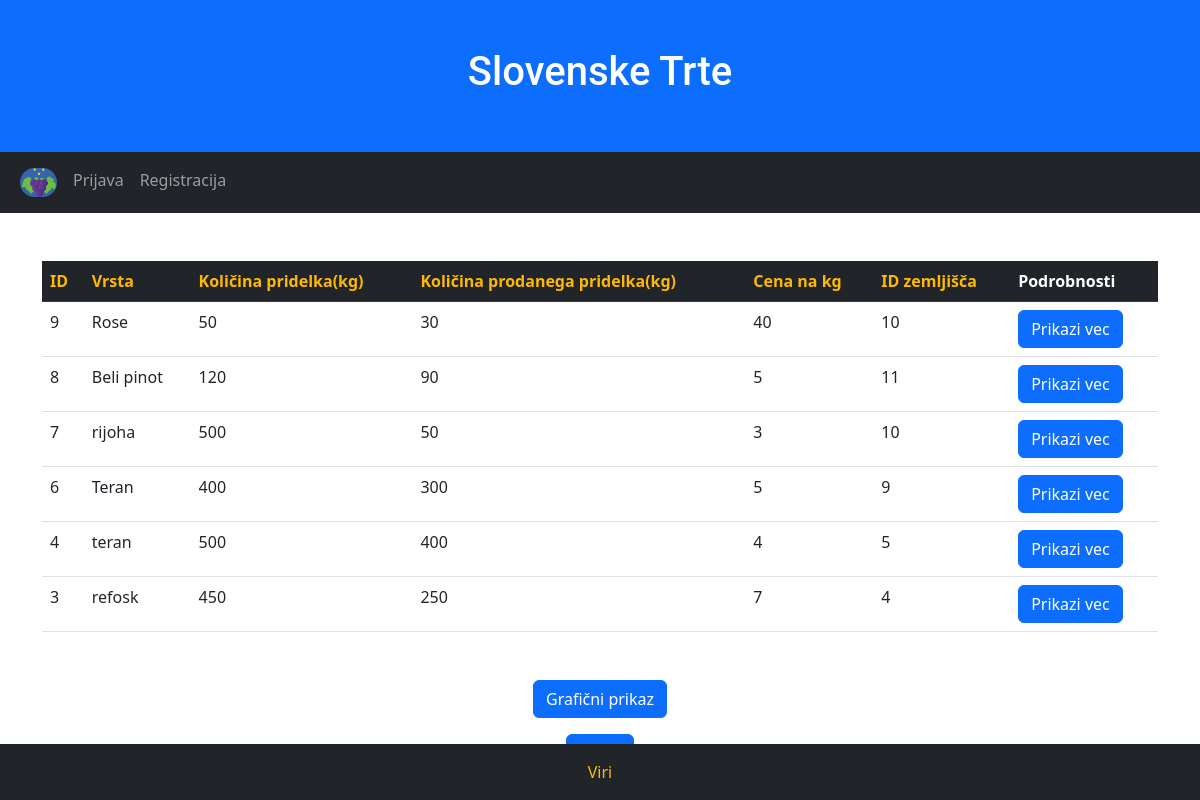
Screenshot of /pridelki.php with the database file from the repository.
### tables this page shows
CREATE TABLE `pridelek` (
  `ID` int(5) NOT NULL,
  `vrsta` varchar(35) NOT NULL,
  `kolicina_pridelka` int(10) NOT NULL,
  `kolicina_prodanega_pridelka` int(10) NOT NULL,
  `cena` int(10) NOT NULL,
  `zemljisce_ID` int(5) NOT NULL
);

### pridelki.php (the view, shortened to what this page needs)
<?php
$conn = mysqli_connect('localhost', 'id21675710_trte', 'Trte123&', 'id21675710_slovensketrte');
$stmt = mysqli_prepare($conn, "SELECT ID, vrsta, kolicina_pridelka, kolicina_prodanega_pridelka, cena, zemljisce_ID FROM pridelek");
mysqli_stmt_execute($stmt);
$result = mysqli_stmt_get_result($stmt);
$atribut = isset($_GET['atribut']) ? $_GET['atribut'] : 'ID';
$smer = isset($_GET['smer']) ? $_GET['smer'] : 'ASC';
$data = array();
while ($row = mysqli_fetch_assoc($result)) {
  $data[] = $row;
}
usort($data, 'cmp');
?>
<!DOCTYPE html>
<html lang="en">
<head>
  <link href="https://cdn.jsdelivr.net/npm/bootstrap@5.2.3/dist/css/bootstrap.min.css" rel="stylesheet">
  <link href="style.css" rel="stylesheet">
</head>
<body>
<div class="container-fluid p-5 bg-primary text-white text-center">
  <h1>Slovenske Trte</h1>
</div>
<nav class="navbar navbar-expand-sm bg-dark navbar-dark">
  <div class="container-fluid">
    <ul class="navbar-nav" id = "nav-items">
      <li class="nav-item">
        <a class="nav-link active" href="index.php">
        <img src="Slike/logo.png" alt="Avatar Logo" style="width:37px;" class="rounded-pill">
        </a>
      </li>
      <?php if(isset($_SESSION['vinogradnik_ID'])): ?>
        <li class="nav-item">
          <a class="nav-link" href="odjava.php">Odjava</a>
        </li>
        <?php else: ?>
        <li class="nav-item">
          <a class="nav-link" href="prijava.php">Prijava</a>
        </li>
        <li class="nav-item">
          <a class="nav-link" href="registracija.php">Registracija</a>
        </li>
      <?php endif; ?>
    </ul>
  </div>
</nav>
<div class="container mt-5">
  <table class="table">
    <thead class="table-dark">
      <tr>
        <th><a href="?atribut=ID&smer=<?php echo $atribut == 'ID' && $smer == 'ASC' ? 'DESC' : 'ASC'; ?>">ID</a></th>
        <th><a href="?atribut=vrsta&smer=<?php echo $atribut == 'vrsta' && $smer == 'ASC' ? 'DESC' : 'ASC'; ?>">Vrsta</a></th>
        <th><a href="?atribut=kolicina_pridelka&smer=<?php echo $atribut == 'kolicina_pridelka' && $smer == 'ASC' ? 'DESC' : 'ASC'; ?>">Količina pridelka(kg)</a></th>
        <th><a href="?atribut=kolicina_prodanega_pridelka&smer=<?php echo $atribut == 'kolicina_prodanega_pridelka' && $smer == 'ASC' ? 'DESC' : 'ASC'; ?>">Količina prodanega pridelka(kg)</a></th>
        <th><a href="?atribut=cena&smer=<?php echo $atribut == 'cena' && $smer == 'ASC' ? 'DESC' : 'ASC'; ?>">Cena na kg</a></th>
        <th><a href="?atribut=zemljisce_ID&smer=<?php echo $atribut == 'zemljisce_ID' && $smer == 'ASC' ? 'DESC' : 'ASC'; ?>">ID zemljišča</a></th>
        <th>Podrobnosti</th>
      </tr>
    </thead>
    <tbody>
      <?php foreach ($data as $row){ ?>
            <tr>
                <td><?php echo $row['ID']; ?></td>
                <td><?php echo $row['vrsta']; ?></td>
                <td><?php echo $row['kolicina_pridelka']; ?></td>
                <td><?php echo $row['kolicina_prodanega_pridelka']; ?></td>
                <td><?php echo $row['cena']; ?></td>
                <td><?php echo $row['zemljisce_ID']; ?></td>
                <td>
                    <form method="POST" action="pridelki_podrobnosti.php">
                        <input type="submit" class="btn btn-primary" name="uredi" value="Prikazi vec">
                    </form>
                </td>
            </tr>
        <?php }?>
    </tbody>
  </table>
</div>
<div class="container mt-5 text-center">
  <button id="graf" type="button" class="btn btn-primary" name="graf">Grafični prikaz</button>
</div>
<div class="container mt-3 mb-3 text-center">
  <button id="nazaj" class="btn btn-primary">Nazaj</button>
</div>
<div class="p-3 bg-dark text-white text-center fixed-bottom">
  <a href="viri.php">Viri</a>
</div>
</body>
</html>

### style.css (style rules this page uses)
:root { --font-default: "Open Sans", system-ui, -apple-system, "Segoe UI", Roboto, "Helvetica Neue", Arial, "Noto Sans", "Liberation Sans", sans-serif, "Apple Color Emoji", "Segoe UI Emoji", "Segoe UI Symbol", "Noto Color Emoji"; --font-primary: "Roboto", sans-serif; --font-secondary: "Work Sans", sans-serif; }
:root { --color-default: #364d59; --color-primary: #feb900; --color-secondary: #52565e; }
:root { scroll-behavior: smooth; }
a { color: var(--color-primary); text-decoration: none; }
h1, h2, h3, h4, h5, h6 { font-family: var(--font-primary); }

### rows the page displays
pridelek: ID "9", vrsta "Rose", kolicina_pridelka "50", kolicina_prodanega_pridelka "30", cena "40", zemljisce_ID "10"
pridelek: ID "8", vrsta "Beli pinot", kolicina_pridelka "120", kolicina_prodanega_pridelka "90", cena "5", zemljisce_ID "11"
pridelek: ID "7", vrsta "rijoha", kolicina_pridelka "500", kolicina_prodanega_pridelka "50", cena "3", zemljisce_ID "10"
pridelek: ID "6", vrsta "Teran", kolicina_pridelka "400", kolicina_prodanega_pridelka "300", cena "5", zemljisce_ID "9"
pridelek: ID "4", vrsta "teran", kolicina_pridelka "500", kolicina_prodanega_pridelka "400", cena "4", zemljisce_ID "5"
pridelek: ID "3", vrsta "refosk", kolicina_pridelka "450", kolicina_prodanega_pridelka "250", cena "7", zemljisce_ID "4"
